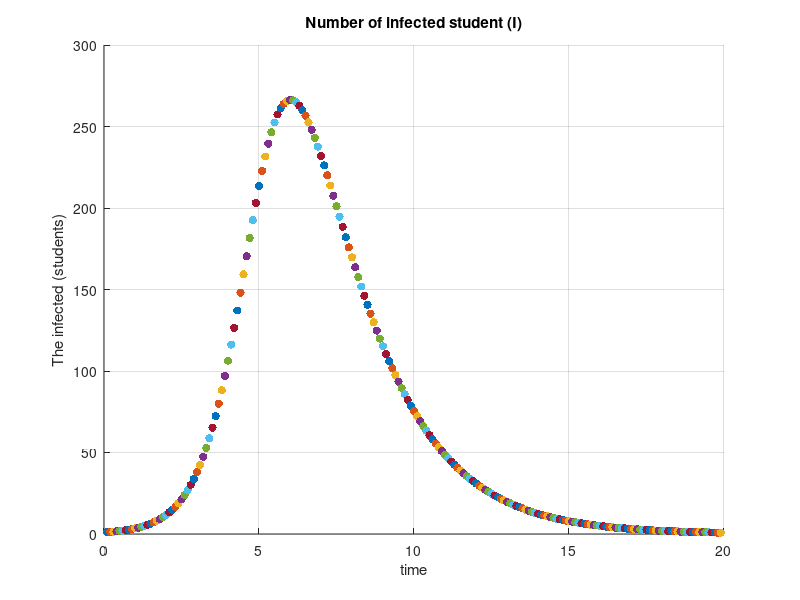

Recreate this plot in MATLAB.
% Name of the script: hw3_p3
% SIR Simulation of the Spread of Disease

% Description: this script approximates differential  equations and plot
% the number of infected students in a school.


% Input:  None

% Output: A plot for number of infected student and the maximum number of
% infected students

% Method: forward Euler method
%Name: Linh Tang

%%%%%%%%%%%%%%%%%%%%%%%%%%%%%%%%%%%%%%%%%%%%%%%%%%%%%%%%
clc; clear all; close all;

% Initial conditions
I_0 = 1;
S_0 = 700;
R_0 = 0;

% constants
beta = 0.0026;
gamma = 0.5;

ti = 0;
tf = 20;
dt = 0.1;
% Calculating time steps
nt = ceil((tf-ti)/dt);

% In first iterartion, current values are initial conditions
I_k = I_0;
S_k = S_0;
R_k = R_0;

I_max = I_0; % Set the first I as maximum value


for k = 1:nt-1
    
    % Forward Euler method
    S_k1 = - beta * S_k * I_k * dt + S_k;
    I_k1 = (beta * S_k * I_k - gamma * I_k)*dt + I_k;
    R_k1 = gamma*I_k*dt + R_k;
     
   % Update the current values
    S_k = S_k1;
    I_k = I_k1;
    R_k = R_k1;
    
    % Find maxinum infected students
    if(I_k > I_max)
        I_max = I_k;
    end  
    
    
    % Plotting
    scatter(ti + dt*k,I_k,'filled','b');   
    hold on
    %I_max = max(I_k); 
    
end

xlabel ('time');
ylabel ('The infected (students)');
title ('Number of infected student (I)');
grid on
fprintf('The maximum number of infected students is %d students.\n', round(I_max));

